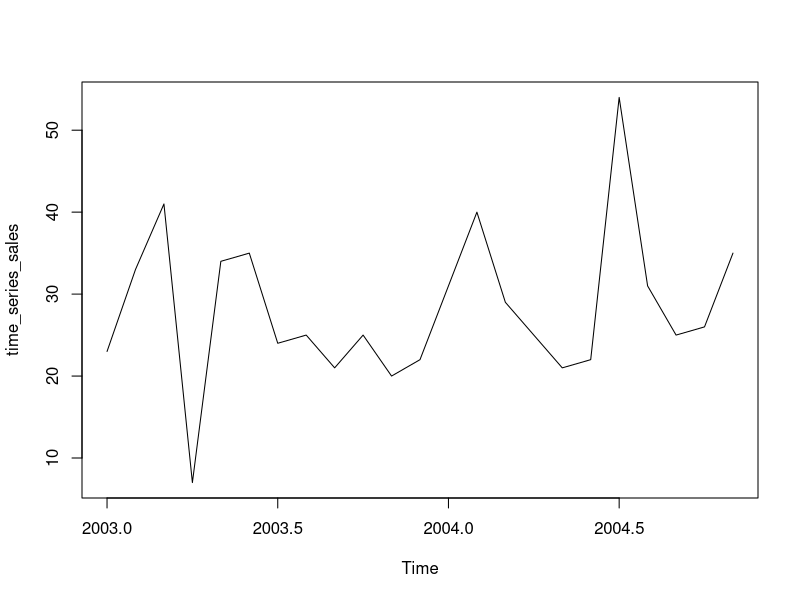
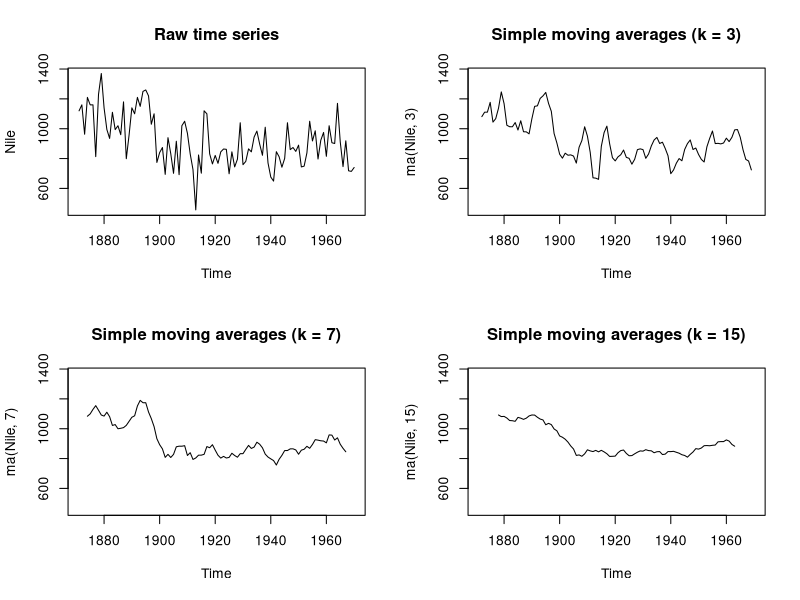
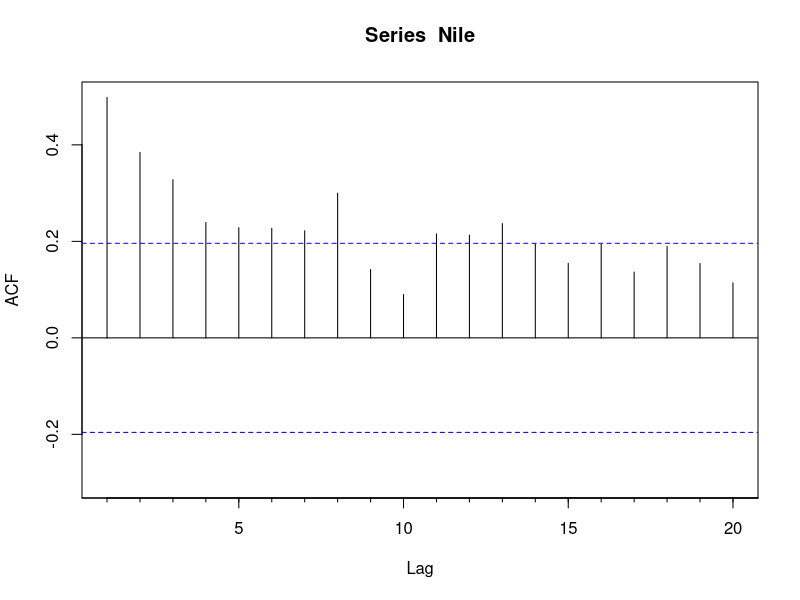
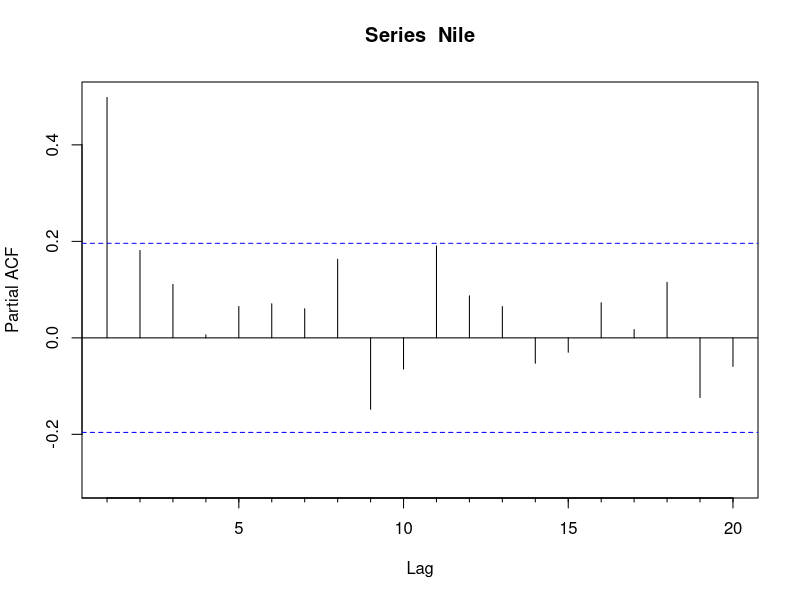
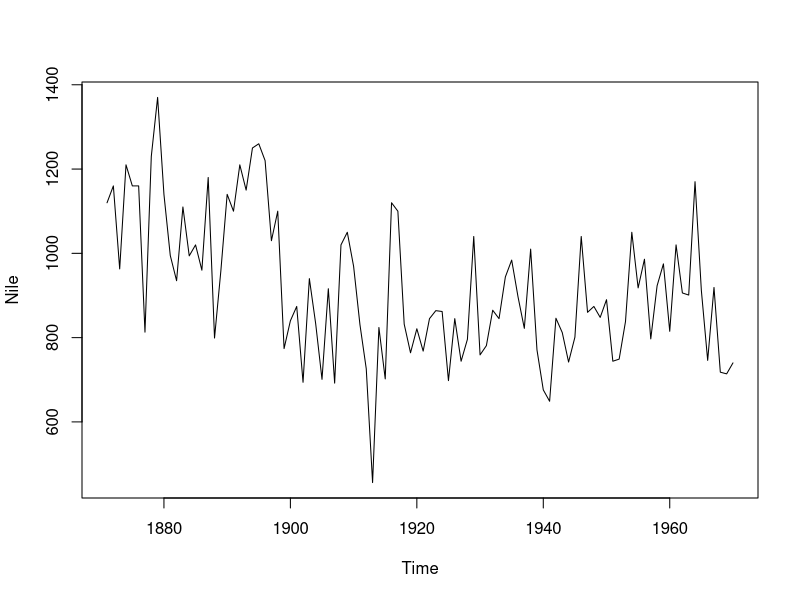

The R script that drew these images, in order: (Note: this script raises an error after producing the figures.)
# Simple example of a time series object

# Vector is monthly information starting at 1/2003
sales <- c(23, 33, 41, 7, 34, 35, 24, 25, 21, 25, 20,
           22, 31, 40, 29, 25, 21, 22, 54, 31, 25, 26, 35)

time_series_sales <- ts(sales, start = c(2003, 1), frequency = 12)

plot(time_series_sales)
start(time_series_sales)
end(time_series_sales)
frequency(time_series_sales)

# First step of time series analysis is to describe
# it numerically and visually

# We're using a Nile time series that recorded
# annual flow of the nile between 1871-1970

# Plot the data first and smooth it to resolve
# error components

install.packages("forecast")
library(forecast)

default_settings <- par(no.readonly = TRUE)
par(mfrow = c(2,2))

yrange <- c(min(Nile), max(Nile))
plot(Nile, main = "Raw time series")
# ma() function is used to smooth the Nile time series
plot(ma(Nile, 3), main = "Simple moving averages (k = 3)", ylim = yrange)
plot(ma(Nile, 7), main = "Simple moving averages (k = 7)", ylim = yrange)
plot(ma(Nile, 15), main = "Simple moving averages (k = 15)", ylim = yrange)
par(default_settings)

# As k increases the plot becomes increasingly smooth

# Plot the acf chart - measure of how the observations
# in the time series relate to each other 
# if the autocorrelation crosses the dashed blue line
# it means specific lag is significantly correlated with
# current time series. A stationary time series will have
# autocorrelation for quickly ro 0. With non-stationarity
# series that drops quickly.

# ACF() plot
acf_result <- Acf(Nile)
acf_result

# PACF or Partial auto-correlation plot
pacf_result <- Pacf(Nile)

# Test that the time series is stationary
library(tseries)

# if p < 0.05 then the time series is stationary
adf.test(Nile)
plot(Nile)

# Assess the presense of a trend in the data
ndiffs(Nile)

# Assessing the presence of a trend in the differenced time series
ndiffs(diff_Nile)

# There is a trend within the data, so the series is differenced
# once (lag = 1)
diff_Nile <- diff(Nile, lag = 1) # given by ndiffs test, value of lag
ndiffs(diff_Nile)

# Show both charts side-by-side for comparision
default_settings <- par(no.readonly = TRUE)
par(mfrow = c(1,2))
plot(Nile)
plot(diff_Nile)
par(default_settings)

# Now we can proceed to the next step
adf.test(diff_Nile)

# Identifying one or more models
# we need to examine autocorrelation and partial autocorrelation plots
# for the differenced Nile time series

Acf(diff_Nile, main = "Autocorrelation plot for differenced nile time series")

#partial autocorrlation plot
pacf(diff_Nile, main = " Partial Autocorrelation plot for differenced nile time series")


# We use the original dataset for the Arima model
# and modify the d-value to suit our area of findings
# and d = 1
arima_model <- Arima(Nile, order = c(0, 1, 1))
arima_model

# Accuracy measures using the MAPE
# Measures the prediction of accuracy
accuracy(arima_model)

qqnorm(arima_model$residuals)
qqline(arima_model$residuals)

# box test function provides a test that autocorrelates
# are all 0 (Null Hypothesis)
Box.test(arima_model$residuals, type = "Ljung-Box")

# Forecast three years ahead for the Nile time series
forecast(arima_model, 3)
plot(forecast(arima_model, 3), xlab = "Year", ylab = "Annual flow")

# Automated Arima forecast
auto_arima_model <- auto.arima(Nile)
accuracy(auto_arima_model)
qqnorm(auto_arima_model$residuals)
qqline(auto_arima_model$residuals)



